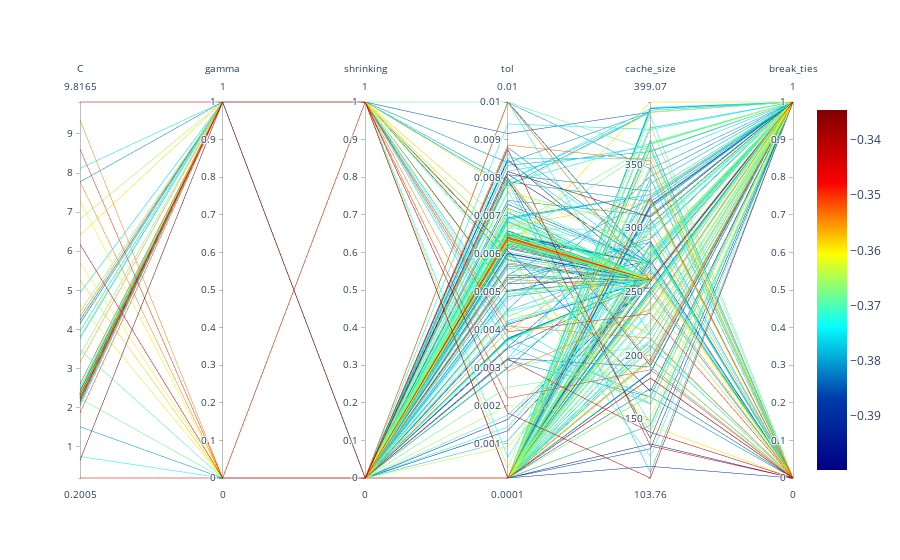

The cell this chart's notebook holds for it:
### Markdown cell above
## Parallel Coordinates Plot

### Code cell
spot_tuner.parallel_plot()

### Figure 1 — Plotly figure (JSON) as saved in the notebook; plotly's stock layout.template omitted (floating-point values rounded to 4 significant figures; data arrays with more than 128 entries replaced by an {"elided": "..."} marker saying what was removed)
{"data": [{"dimensions": [{"label": "C", "range": [0.2005, 9.817], "values": {"elided": "439 float values"}}, {"label": "gamma", "range": [0, 1], "values": {"elided": "439 int values"}}, {"label": "shrinking", "range": [0, 1], "values": {"elided": "439 int values"}}, {"label": "tol", "range": [0.0001, 0.01], "values": {"elided": "439 float values"}}, {"label": "cache_size", "range": [103.8, 399.1], "values": {"elided": "439 float values"}}, {"label": "break_ties", "range": [0, 1], "values": {"elided": "439 int values"}}], "line": {"cmax": -0.3346, "cmin": -0.3997, "color": {"elided": "439 float values"}, "colorscale": [[0, "rgb(0,0,131)"], [0.2, "rgb(0,60,170)"], [0.4, "rgb(5,255,255)"], [0.6, "rgb(255,255,0)"], [0.8, "rgb(250,0,0)"], [1, "rgb(128,0,0)"]], "showscale": true}, "type": "parcoords"}], "layout": {}}
